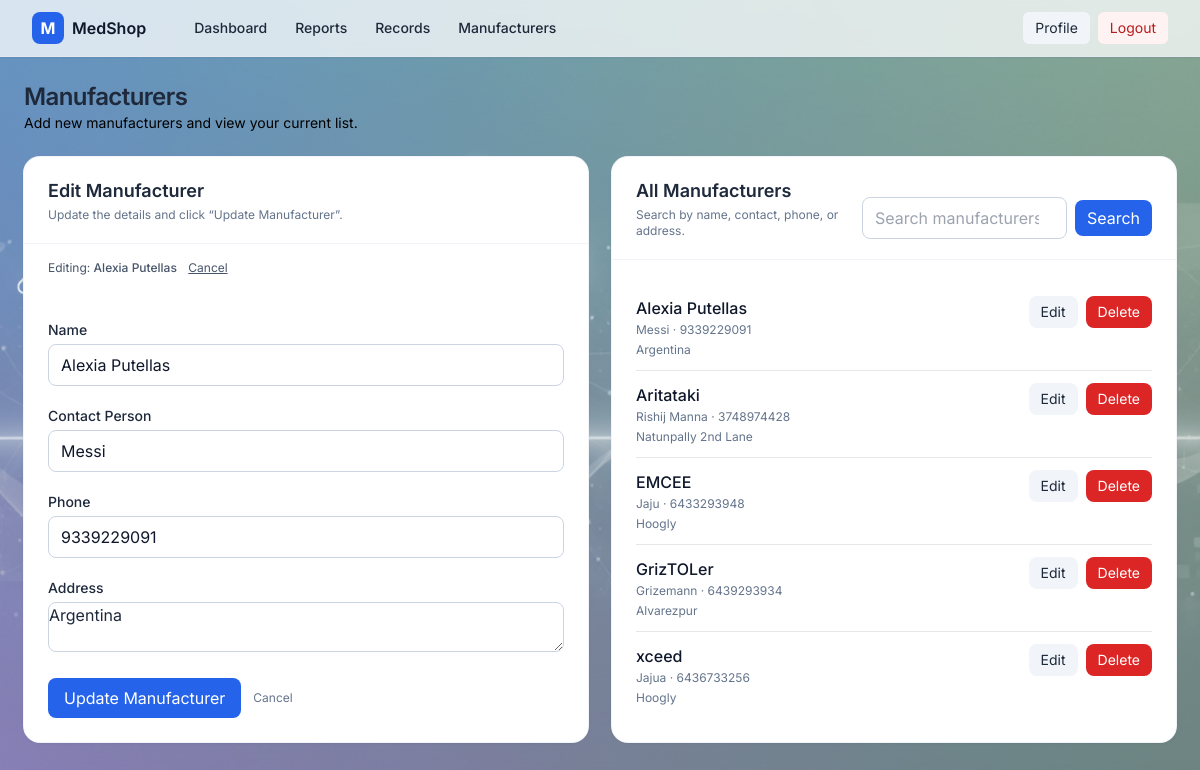
The page /manufacturers/3/edit/ (signed in) on the database its author committed.
### inventory/models.py (models this page shows, shortened)
class Manufacturer(models.Model):
    name = models.CharField(max_length=150)
    contact_person = models.CharField(max_length=150, blank=True)
    phone = models.CharField(max_length=20, blank=True)
    address = models.TextField(blank=True)
    class Meta:
        constraints = [
            models.UniqueConstraint(
                Lower('name'),
                name='uniq_manufacturer_name_ci',
            )
        ]

### inventory/views.py (the view, shortened to what this page needs)
# urls.py: path("manufacturers/<int:pk>/edit/", views.manufacturer_edit, name="manufacturer_edit"),
@login_required
@require_http_methods(["GET", "POST"])
def manufacturer_edit(request, pk):
    obj = get_object_or_404(Manufacturer, pk=pk)
    if request.method == "POST":
        form = ManufacturerForm(request.POST, instance=obj)
        if form.is_valid():
            form.save()
            messages.success(request, "Manufacturer updated.")
            return redirect('inventory:manufacturers')
    else:
        form = ManufacturerForm(instance=obj)
    q = request.GET.get('q', '').strip()
    items = Manufacturer.objects.all().order_by('name')
    return render(request, 'inventory/manufacturers.html', {
        'form': form,
        'items': items,
        'q': q,
        'editing': obj,  # flag for template
    })

### inventory/forms.py (shortened to what this page needs)
class ManufacturerForm(forms.ModelForm):
    class Meta:
        model = Manufacturer
        fields = ['name', 'contact_person', 'phone', 'address']
        widgets = {
            'name': forms.TextInput(attrs={'class': 'form-control'}),
            'contact_person': forms.TextInput(attrs={'class': 'form-control'}),
            'phone': forms.TextInput(attrs={'class': 'form-control'}),
            'address': forms.Textarea(attrs={'class': 'form-control', 'rows': 2}),
        }

### accounts/templatetags/form_extras.py (called while the page is built)
@register.filter(name='add_class')
def add_class(field, css):
    if isinstance(field, BoundField):
        attrs = field.field.widget.attrs.copy()
        prev = attrs.get('class', '')
        attrs['class'] = (prev + ' ' + (css or '')).strip()
        return field.as_widget(attrs=attrs)
    return mark_safe(field)

### inventory/templates/inventory/manufacturers.html (shortened to what this page needs)
{% extends 'base.html' %}
{% load form_extras %}
{% block content %}
<div class="mb-6 flex items-center justify-between gap-3">
  <div>
    <h1 class="text-2xl font-semibold tracking-tight">Manufacturers</h1>
    <p class="text-slate-500 text-sm" style="color: black;">Add new manufacturers and view your current list.</p>
  </div>
</div>
<div class="grid grid-cols-1 lg:grid-cols-2 gap-6">
  <section class="bg-white shadow rounded-2xl ring-1 ring-slate-100">
    <div class="px-6 py-5 border-b border-slate-100">
      <h2 class="text-lg font-semibold">
        {% if editing %}Edit Manufacturer{% else %}Add Manufacturer (Customer){% endif %}
      </h2>
      <p class="text-xs text-slate-500 mt-0.5">
        {% if editing %}
          Update the details and click “Update Manufacturer”.
        {% else %}
          Use this form to add a new manufacturer/supplier.
        {% endif %}
      </p>
    </div>
    {% if editing %}
      <div class="px-6 pt-4 text-xs text-slate-600">
        Editing: <span class="font-medium">{{ editing.name }}</span>
        <a href="{% url 'inventory:manufacturers' %}" class="ml-2 underline hover:no-underline">Cancel</a>
      </div>
    {% endif %}
    <form method="post"
          action="{% if editing %}{% url 'inventory:manufacturer_edit' editing.pk %}{% else %}{% url 'inventory:manufacturers' %}{% endif %}"
          class="p-6 space-y-5">
      <div>
        <label class="block text-sm font-medium mb-1">Name</label>
        {{ form.name|add_class:'w-full rounded-lg border border-slate-300 bg-white focus:border-brand-500 focus:ring-brand-500' }}
      </div>
      <div>
        <label class="block text-sm font-medium mb-1">Contact Person</label>
        {{ form.contact_person|add_class:'w-full rounded-lg border border-slate-300 bg-white focus:border-brand-500 focus:ring-brand-500' }}
      </div>
      <div>
        <label class="block text-sm font-medium mb-1">Phone</label>
        {{ form.phone|add_class:'w-full rounded-lg border border-slate-300 bg-white focus:border-brand-500 focus:ring-brand-500' }}
      </div>
      <div>
        <label class="block text-sm font-medium mb-1">Address</label>
        {{ form.address|add_class:'w-full rounded-lg border border-slate-300 bg-white focus:border-brand-500 focus:ring-brand-500' }}
      </div>
      <div class="flex items-center gap-3">
        <button type="submit"
                class="inline-flex items-center rounded-lg bg-brand-600 px-4 py-2 text-white hover:bg-brand-700">
          {% if editing %}Update Manufacturer{% else %}Save Manufacturer{% endif %}
        </button>
        {% if editing %}
          <a href="{% url 'inventory:manufacturers' %}" class="text-xs text-slate-500 hover:underline">Cancel</a>
        {% else %}
          <span class="text-xs text-slate-500">Saved items appear in the list →</span>
        {% endif %}
      </div>
    </form>
  </section>
  <section class="bg-white shadow rounded-2xl ring-1 ring-slate-100">
    <div class="px-6 py-5 border-b border-slate-100">
      <div class="flex items-end justify-between gap-3">
        <div>
          <h2 class="text-lg font-semibold">All Manufacturers</h2>
          <p class="text-xs text-slate-500 mt-0.5">Search by name, contact, phone, or address.</p>
        </div>
        <form method="get" class="flex items-center gap-2">
          <input type="search" name="q" value="{{ q|default:'' }}" placeholder="Search manufacturers…"
                 class="rounded-lg border border-slate-300 bg-white focus:border-brand-500 focus:ring-brand-500 px-3 py-1.5 w-64"
                 autocomplete="off">
          <button class="inline-flex items-center rounded-lg bg-brand-600 px-3 py-1.5 text-white hover:bg-brand-700">
            Search
          </button>
        </form>
      </div>
    </div>
    <div class="p-6">
      {% if items %}
        <ul class="divide-y">
          {% for m in items %}
          <li class="py-3 flex items-start justify-between gap-4">
            <div>
              <div class="font-medium text-slate-900">{{ m.name }}</div>
              <div class="mt-0.5 text-xs text-slate-500">
                {% if m.contact_person %}{{ m.contact_person }}{% else %}—{% endif %}
                {% if m.phone %} · {{ m.phone }}{% endif %}
              </div>
              {% if m.address %}
                <div class="mt-1 text-xs text-slate-500">{{ m.address }}</div>
              {% endif %}
            </div>
            <div class="flex items-center gap-2">
              <a href="{% url 'inventory:manufacturer_edit' m.pk %}"
                 class="px-3 py-1.5 text-sm rounded-lg bg-slate-100 hover:bg-slate-200">Edit</a>
              <form method="post" action="{% url 'inventory:manufacturer_delete' m.pk %}"
                    onsubmit="return confirm('Delete this manufacturer? This cannot be undone.');">
                <button class="px-3 py-1.5 text-sm rounded-lg bg-red-600 text-white hover:bg-red-700">Delete</button>
              </form>
            </div>
          </li>
          {% endfor %}
        </ul>
      {% else %}
        <div class="text-slate-500 text-sm">No manufacturers found.</div>
      {% endif %}
    </div>
  </section>
</div>
{% endblock %}

### static/css/aPp.css (style rules this page uses)
html, body { height: 100%; }
input[type="text"], input[type="email"], input[type="password"], input[type="number"], input[type="search"], input[type="date"], select, textarea { border: 1px solid #cbd5e1; background: #ffffff; border-radius: 0.5rem; padding: 0.5rem 0.75rem; width: 100%; min-height: 2.5rem; outline: none; color: #0f172a; }
:root { --bg-base-color: #f8fafc; --bg-overlay-light: radial-gradient( 1000px 800px at 10% 0%, rgba(59,130,246,0.10) 0%, rgba(59,130,246,0.06) 30%, transparent 60% ), radial-gradient( 900px 600px at 90% 100%, rgba(16,185,129,0.12) 0%, rgba(16,185,129,0.06) 35%, transparent 65% ); --bg-image-url: url("../img/abstract-bg.png"); }
.app-bg { background-image: var(--bg-overlay-light), var(--bg-image-url); background-repeat: no-repeat, no-repeat; background-size: cover, cover; background-position: center, center; background-attachment: fixed, fixed; min-height: 100vh; transition: background 0.5s ease-in-out; }

### templates/base.html (style rules this page uses)
body { font-family: Inter, ui-sans-serif, system-ui, -apple-system, Segoe UI, Roboto, Ubuntu, Cantarell, Noto Sans, Arial; }

### rows shown on the page
Manufacturer: name "Alexia Putellas", contact_person "Messi", phone "9339229091", address "Argentina"
Manufacturer: name "Aritataki", contact_person "Rishij Manna", phone "3748974428", address "Natunpally 2nd Lane"
Manufacturer: name "EMCEE", contact_person "Jaju", phone "6433293948", address "Hoogly"
Manufacturer: name "GrizTOLer", contact_person "Grizemann", phone "6439293934", address "Alvarezpur"
Manufacturer: name "xceed", contact_person "Jajua", phone "6436733256", address "Hoogly"
